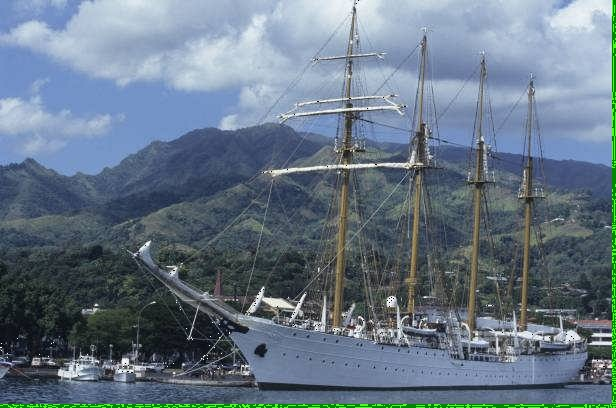
#> input picture compressed_images/im1.jpg, 616 x 408 px
$ python comp_decomp.py compressed_images/im1.jpg
#> lines starting #> are read from the running program, lines starting #| are printed output that depends on the picture
#!/usr/bin/python3

import cv2
import numpy as np
import os
import sys


def compress_image(image_path):
    # load the image
#> called with image_path = 'compressed_images/im1.jpg'
    image = cv2.imread(image_path)
#> image is the input picture: shape (408, 616, 3); mean B, G, R 133.5, 118.2, 102.3
    ycbcr_image = cv2.cvtColor(image, cv2.COLOR_BGR2YCrCb)
#> ycbcr_image: shape (408, 616, 3); mean of channels 0, 1, 2 115.2, 118.8, 138.3
    y, cb, cr = cv2.split(ycbcr_image)
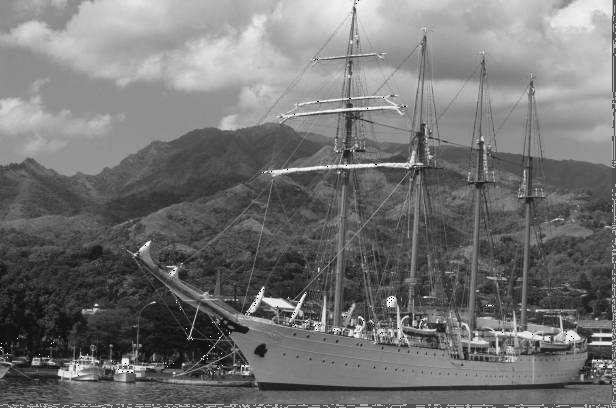
#> y: shape (408, 616); min 0, max 255, mean 115.2
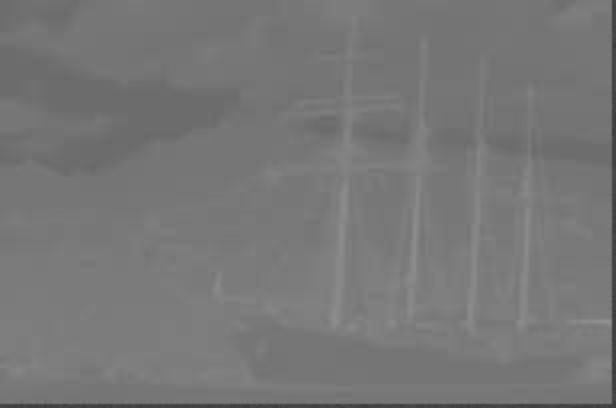
#> cb: shape (408, 616); min 56, max 146, mean 118.8
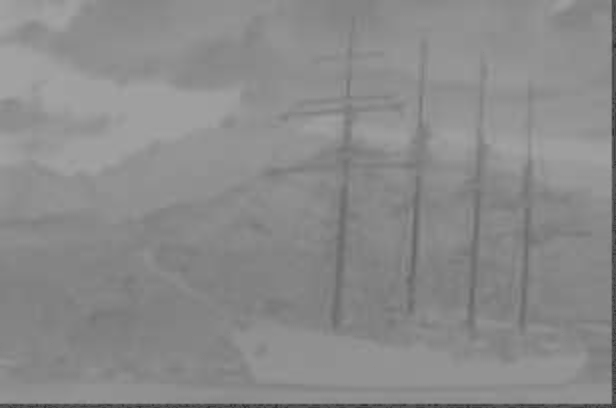
#> cr: shape (408, 616); min 44, max 164, mean 138.3

    padded_height = ((y.shape[0] - 1) // 8 + 1) * 8
#> padded_height = 408
    padded_width = ((y.shape[1] - 1) // 8 + 1) * 8
#> padded_width = 616

    y_padded = cv2.copyMakeBorder(y, 0, padded_height - y.shape[0], 0,
                                  padded_width - y.shape[1],
                                  cv2.BORDER_CONSTANT, value=0)
    cb_padded = cv2.copyMakeBorder(cb, 0, padded_height - cb.shape[0], 0,
                                   padded_width - cb.shape[1],
                                   cv2.BORDER_CONSTANT, value=0)
    cr_padded = cv2.copyMakeBorder(cr, 0, padded_height - cr.shape[0], 0,
                                   padded_width - cr.shape[1],
                                   cv2.BORDER_CONSTANT, value=0)

    quantization_matrix = np.array([[16, 11, 10, 16, 24, 40, 51, 61],
                                    [12, 12, 14, 19, 26, 58, 60, 55],
                                    [14, 13, 16, 24, 40, 57, 69, 56],
                                    [14, 17, 22, 29, 51, 87, 80, 62],
                                    [18, 22, 37, 56, 68, 109, 103, 77],
                                    [24, 35, 55, 64, 81, 104, 113, 92],
                                    [49, 64, 78, 87, 103, 121, 120, 101],
                                    [72, 92, 95, 98, 112, 100, 103, 99]])

    def dct_block(block):
        # Function to perform DCT on a block
        return cv2.dct(np.float32(block))

    def quantize_block(block, quantization_matrix):
        # Function to perform quantization on a block
        return np.round(block / quantization_matrix)

    y_blocks = [
            quantize_block(dct_block(y_padded[i:i + 8, j:j + 8]),
                           quantization_matrix)
            for i in range(0, y_padded.shape[0], 8)
            for j in range(0, y_padded.shape[1], 8)
            ]
#> y_blocks = 3927 items

    compressed_data = {'y_blocks': y_blocks, 'y_padded': y_padded,
                       'cb': cb_padded, 'cr': cr_padded}

    return compressed_data


def decompress_image(compressed_data):
    # Load the compressed data and compress it.
    y_blocks = compressed_data['y_blocks']
#> y_blocks = 3927 items
    y_padded = compressed_data['y_padded']
    cb_padded = compressed_data['cb']
    cr_padded = compressed_data['cr']

    quantization_matrix = np.array([[16, 11, 10, 16, 24, 40, 51, 61],
                                    [12, 12, 14, 19, 26, 58, 60, 55],
                                    [14, 13, 16, 24, 40, 57, 69, 56],
                                    [14, 17, 22, 29, 51, 87, 80, 62],
                                    [18, 22, 37, 56, 68, 109, 103, 77],
                                    [24, 35, 55, 64, 81, 104, 113, 92],
                                    [49, 64, 78, 87, 103, 121, 120, 101],
                                    [72, 92, 95, 98, 112, 100, 103, 99]])

    def idct_block(block):
        # Function to perfomr inverse DCT on a block
        return cv2.idct(block)

    def dequantize_block(block, quantization_matrix):
        # Function to perform dequantisation on a block
        return block * quantization_matrix

    y_reconstructed = np.zeros_like(cb_padded)
    idx = 0
    for i in range(0, y_reconstructed.shape[0], 8):
        for j in range(0, y_reconstructed.shape[1], 8):
            y_block = idct_block(dequantize_block
                                 (y_blocks[idx], quantization_matrix))
            y_reconstructed[i:i + 8, j:j + 8] = y_block
            idx += 1
#> after the loop, idx = 3927

    y_original_size = y_padded.shape
#> y_original_size = (408, 616)
    y_reconstructed = y_reconstructed[:y_original_size[0], :y_original_size[1]]
    reconstructed_image = cv2.merge((y_reconstructed, cb_padded, cr_padded))
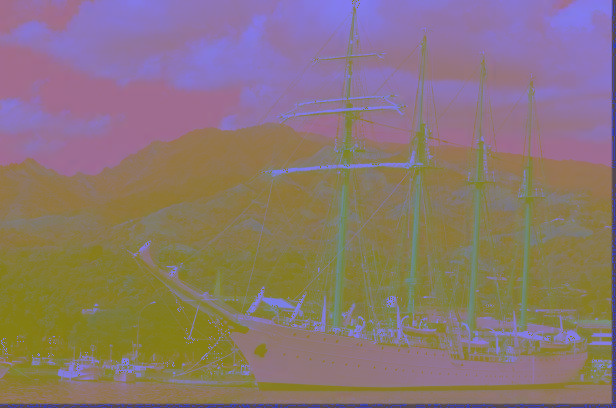
#> reconstructed_image: shape (408, 616, 3); mean of channels 0, 1, 2 115.2, 118.8, 138.3; drawn as B, G, R
    reconstructed_image = cv2.cvtColor(reconstructed_image,
                                       cv2.COLOR_YCrCb2BGR)


    print('Image reconstruction completed')
    return reconstructed_image

if len(sys.argv) == 2:
    filepath = sys.argv[1]
else:
    print("USAGE: image_compression + <filepath>")


base_filename = os.path.basename(filepath)
rec_img = decompress_image(compress_image(filepath))
cv2.imwrite('./compressed_images/'+base_filename, rec_img)
